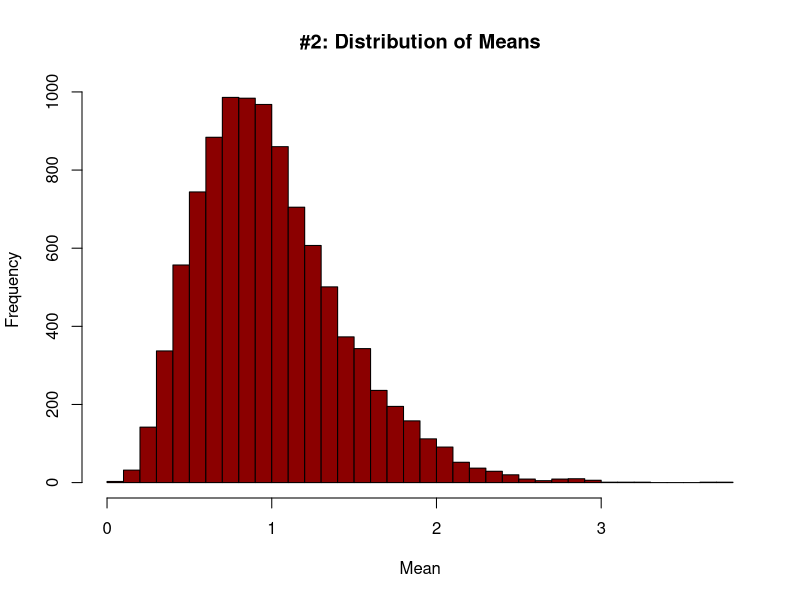
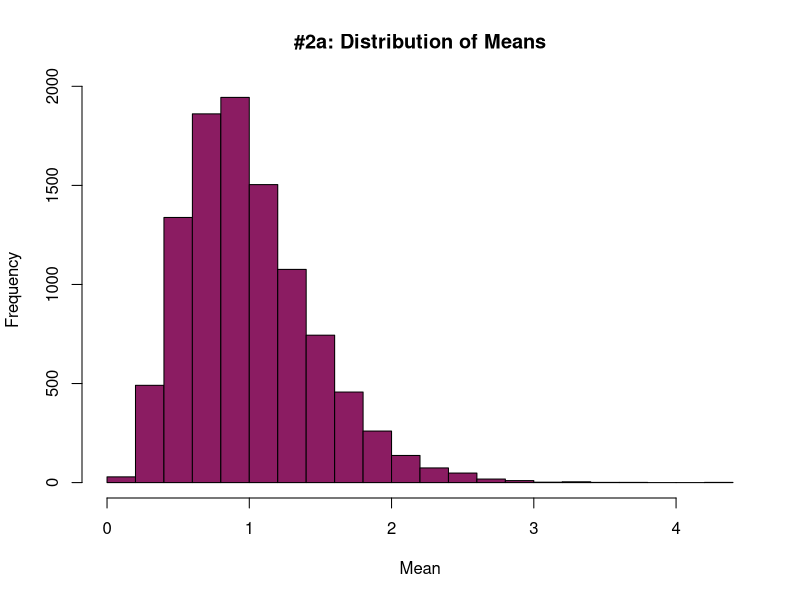
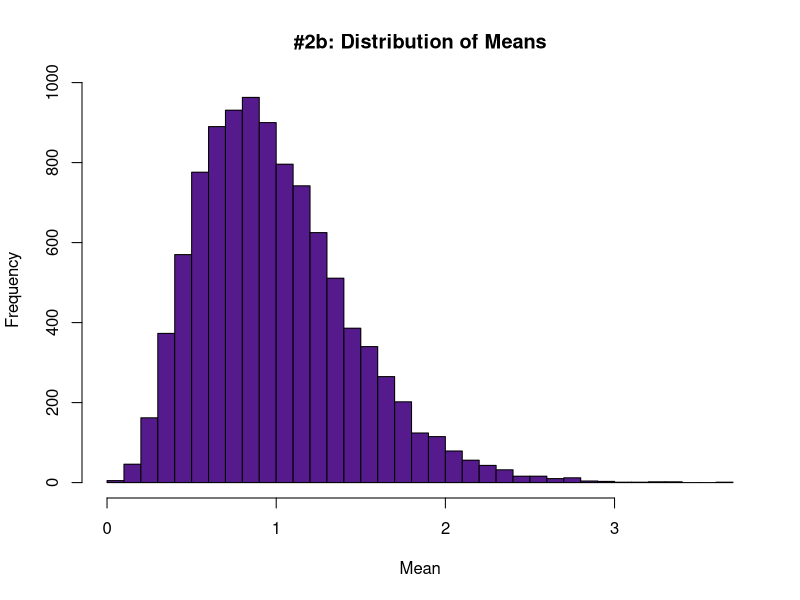
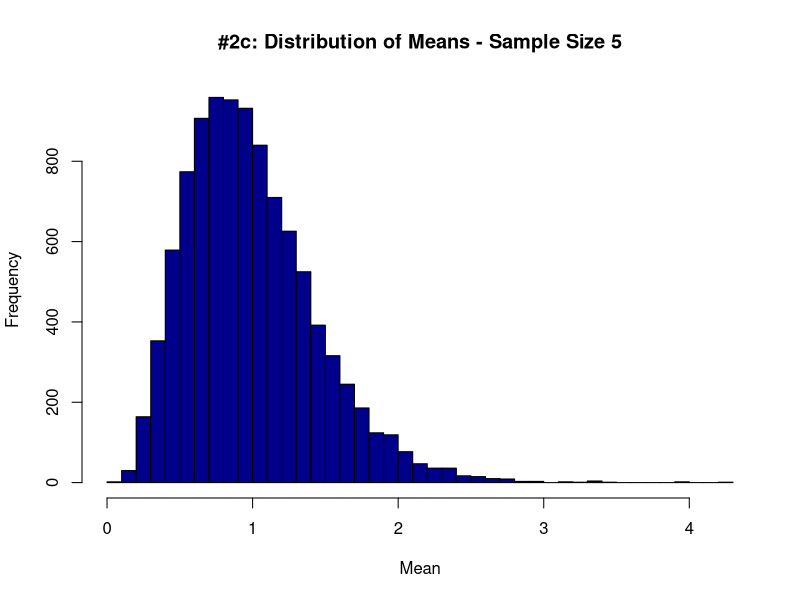
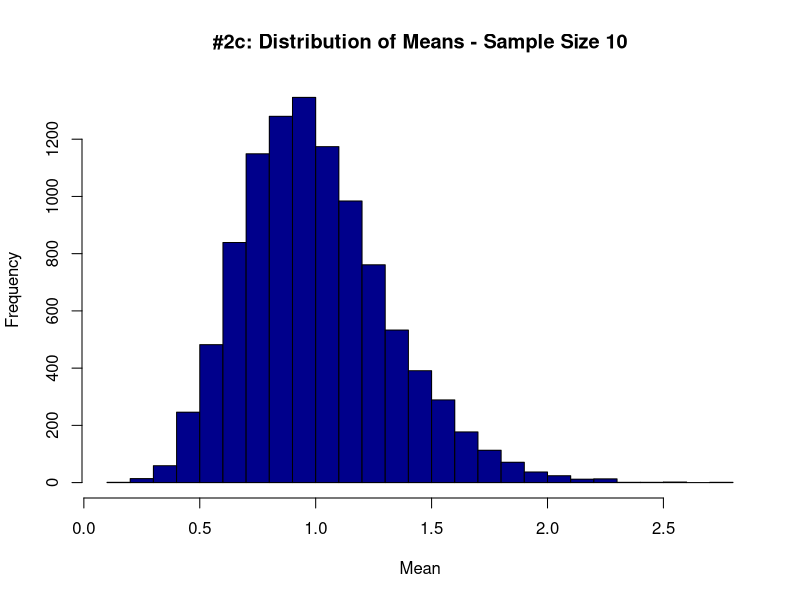
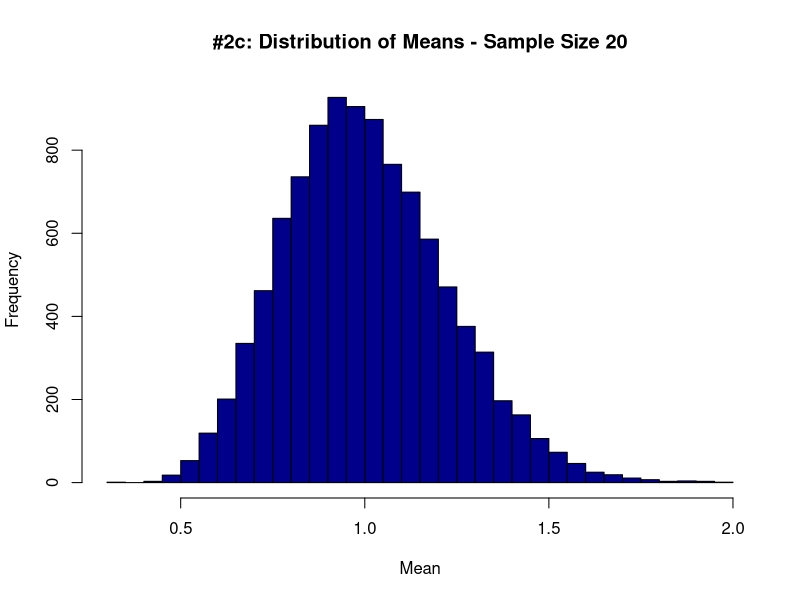

Here is the R script that generated these plots, in order:
## ---- chunk 1

# Isabella Salonna
# HW 2

## ---- chunk 2

library(tidyverse)

## ---- chunk 3

tribble( ~x, ~y, ~w, ~z,
         210, 300, 220, 180,
         102, 100, 119, 187,
         176, 175, 188, 173,
         87, 95, 91, 94,
         202, 210, 234, 218,
         110, 122, 131, 128,
) -> dt

dt

## ---- chunk 4

map_dbl(dt, mean)

## ---- chunk 5

map_dbl(dt, sd)

## ---- chunk 6

map(dt, sqrt)

## ---- chunk 7

summary(dt)

## ---- chunk 8

exp_means <- function() {
  samp_means <- numeric()
  for (i in 1:10000) {
    samp_dist <- rexp(5, rate = 1)
    samp_means[i] <- mean(samp_dist)
  }
  return (samp_means)
}

prob2 <- exp_means()
hist(prob2, breaks = 30, col = "red4", main = "#2: Distribution of Means",
     xlab = "Mean", ylab = "Frequency")

## ---- chunk 9

exp_means_a <- function() {
  map_dbl(1:10000, ~mean(rexp(5, rate = 1)))
  }

a <- exp_means_a()
hist(a, breaks = 30, col = "maroon4", main = "#2a: Distribution of Means",
     xlab = "Mean", ylab = "Frequency")

## ---- chunk 10

exp_means_b <- function() {
  means <- replicate(10000, mean(rexp(5, rate = 1)))
}

b <- exp_means_b()
hist(b, breaks = 30, col = "purple4", main = "#2b: Distribution of Means",
     xlab = "Mean", ylab = "Frequency")

## ---- chunk 11

exp_means_c <- function() {
  for (i in c(5, 10, 20)) {
    means <- replicate(10000, mean(rexp(i, rate = 1)))
    hist(means, breaks = 30, col = "blue4",
         main = paste("#2c: Distribution of Means - Sample Size", i),
         xlab = "Mean", ylab = "Frequency")
  }
}

exp_means_c()

## ---- chunk 12

output <- double(ncol(mtcars))

for (i in seq_along(mtcars)) {
  output[[i]] <- sd(mtcars[[i]])
}

names(output) <- colnames(mtcars)
output

